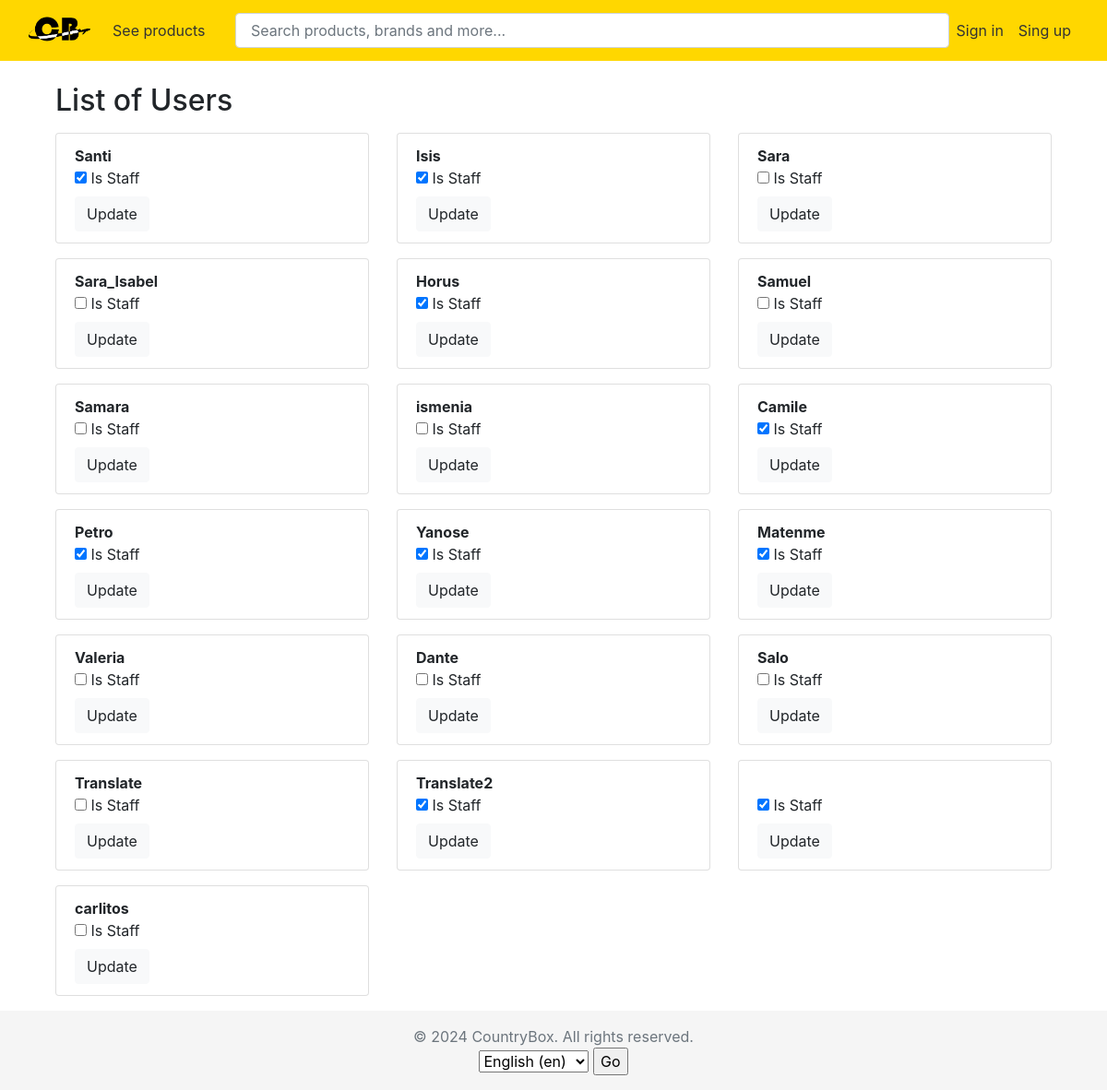
/list/, run on an earlier commit of the app's database.
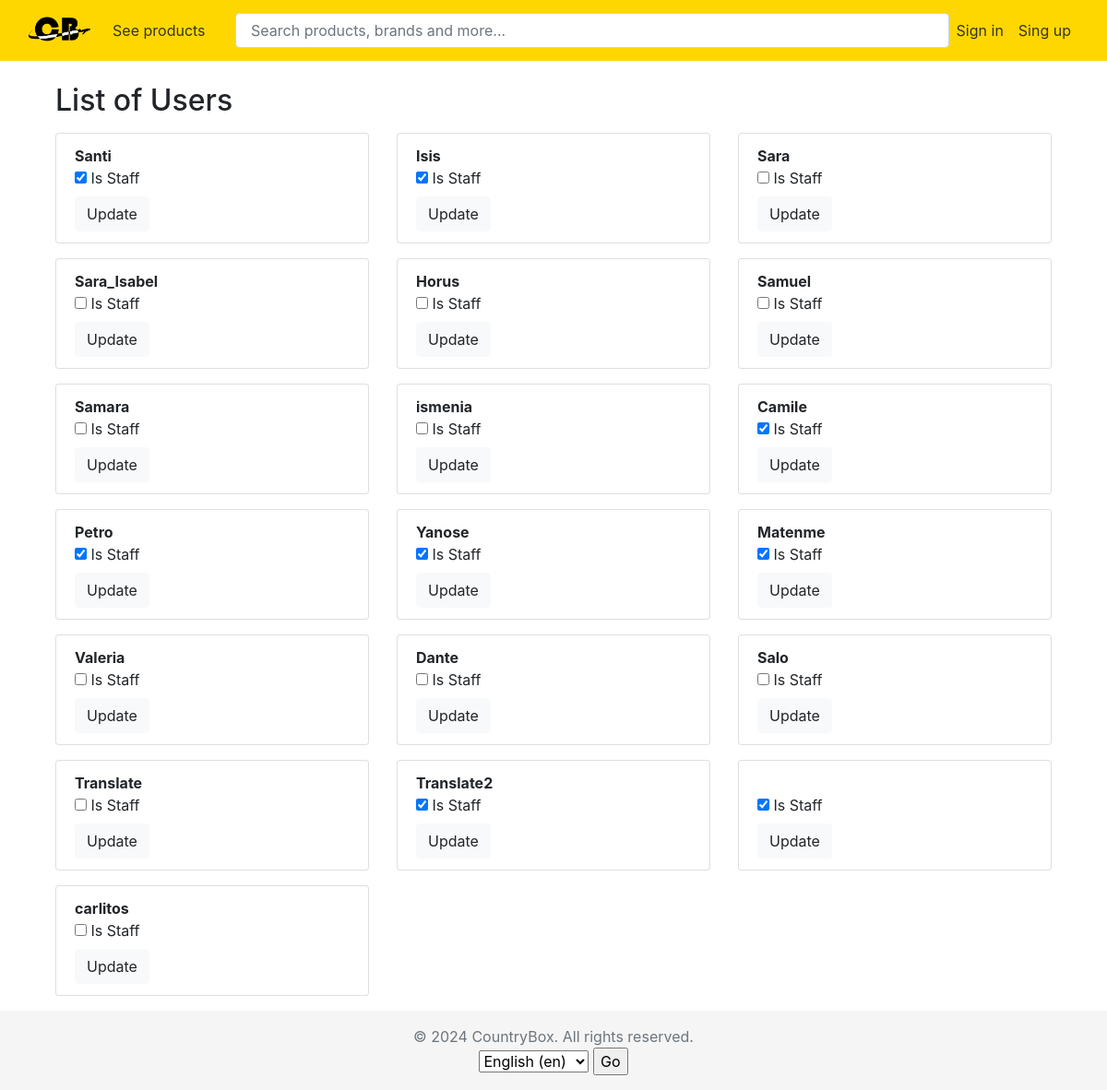
And on a later commit of the database.
### users/models.py (models this page shows)
class CustomUser(AbstractUser):
    address = models.CharField(max_length = 255, null=True)
    phone_number = models.IntegerField(null=True)

### users/views.py (the view)
# urls.py: path('list/', views.UserList, name="list_users"),
def UserList(request):
    if request.method == 'POST':
        form = UserStaffForm(request.POST)
        if form.is_valid():
            user_id = request.POST.get('user_id')
            is_staff = request.POST.get('is_staff') == 'on'  # 'on' si el checkbox está marcado
            CustomUser.objects.filter(pk=user_id).update(is_staff=is_staff)
            return redirect('list_users')  # Redirige a una URL de éxito
    else:
        users = CustomUser.objects.all()
        form = UserStaffForm()
    return render(request, 'userTemplates/listUser.html', {'form': form, 'users':users})

### users/forms.py
class UserStaffForm(forms.ModelForm):
    is_staff = forms.BooleanField(required=False, label=_("Is staff"))
    class Meta:
        model = CustomUser
        fields = ['is_staff']

### users/templates/userTemplates/listUser.html (shortened to what this page needs)
{% extends "templates/base.html" %}
{% load i18n %}
{% block content %}
<div class="container">
    <h2 class="mb-3"> {% trans "List of Users" %} </h2>
    <div class="row row-cols-1 row-cols-md-3 g-4">
        {% for user in users %}
        <div class="col">
            <ul class="list-group mb-3">
              <li class="list-group-item">
                <form method="post" action="{% url 'list_users' %}">
                  <div>
                    <b>{{ user.username }} </b>
                      <br>
                      <label>
                        <input type="checkbox" name= {% trans "is_staff" %}  {% if user.is_staff %}checked{% endif %}>
                        {% trans "Is Staff" %}
                      </label>
                  </div>
                  <button type="submit" class="btn btn-light">{% trans "Update" %}</button>
                </form>
              </li>
            </ul>
        </div>
        {% endfor %}
      </div>
</div>
{% endblock %}

What changed in the data, as far as the page shows it:
changed CustomUser "Horus": is_staff "☑" → "☐"
